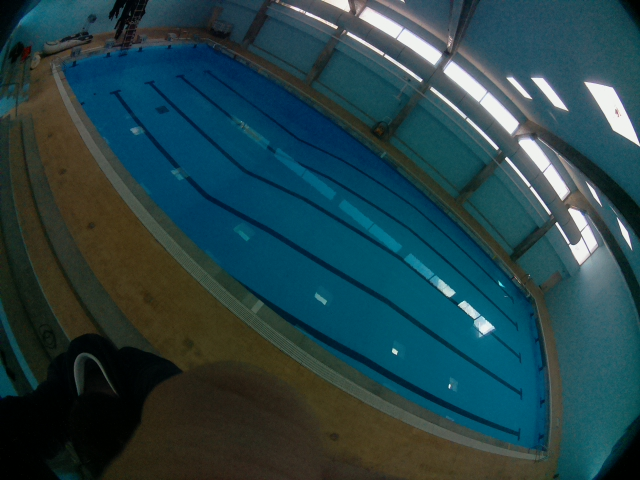
#> input picture images/pool/img06.jpg, 640 x 480 px
$ python fisheye_undistort_homography.py   (older library calls are emulated)
#> lines starting #> are read from the running program, lines starting #| are printed output that depends on the picture; long printed decimals are rounded
import cv2
import numpy as np

image_path = "../../images/pool/img06.jpg"
img = cv2.imread(image_path)
#> img is the input picture: shape (480, 640, 3); mean B, G, R 71.7, 66.7, 36.4

DIM = (640, 480)
K = np.array(
    [[275.39128969212095, 0.0, 320.5852839689208], [0.0, 275.6790638659298, 222.30555908161557], [0.0, 0.0, 1.0]])
D = np.array([[-0.059424647706354174], [0.04070772905851004], [-0.05191779330361861], [0.017710952492668797]])

dim1 = img.shape[:2][::-1]
#> dim1 = (640, 480)
dim2 = None
dim3 = None

balance = 0.9

if not dim2:
    dim2 = dim1
#> dim2 = (640, 480)
if not dim3:
    dim3 = dim1
#> dim3 = (640, 480)

scaled_K = K * dim1[0] / DIM[0]  # The values of K are to scale with image dimension.
scaled_K[2][2] = 1.0  # Except that K[2][2] is always 1.0

print(scaled_K)
#| [[275.391   0.         320.585]
#|  [  0.         275.679 222.306]
#|  [  0.           0.           1.        ]]

new_K = cv2.fisheye.estimateNewCameraMatrixForUndistortRectify(scaled_K, D, dim2, np.eye(3), balance=balance)

map1, map2 = cv2.fisheye.initUndistortRectifyMap(scaled_K, D, np.eye(3), new_K, dim3, cv2.CV_16SC2)
undistorted = cv2.remap(img, map1, map2, interpolation=cv2.INTER_LINEAR, borderMode=cv2.BORDER_CONSTANT)
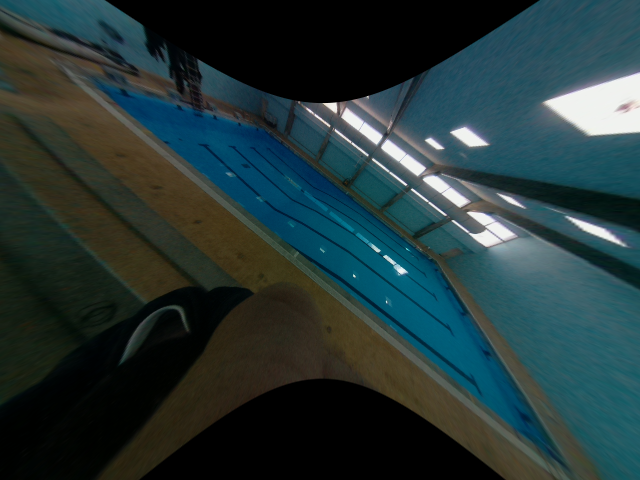
#> undistorted: shape (480, 640, 3); mean B, G, R 55.4, 54.6, 36.3

cv2.imshow("Undistorted", undistorted)


def print_coordinates(event, x_coord, y_coord, _, _1):
    if event == cv2.EVENT_LBUTTONDBLCLK:
        print(x_coord, y_coord)


cv2.setMouseCallback("Undistorted", print_coordinates)

src_points = np.array([[86, 78], [263, 129], [435, 262], [566, 469]])

length = 450
ratio = 10 / 25
width = length * ratio

initial_point = 80

dst_points = np.array([[initial_point, initial_point + width], [initial_point, initial_point],
                       [initial_point + length, initial_point],
                       [initial_point + length, initial_point + width]])

h, _ = cv2.findHomography(src_points, dst_points)

new_image = cv2.warpPerspective(undistorted, h, (undistorted.shape[1], undistorted.shape[0]))
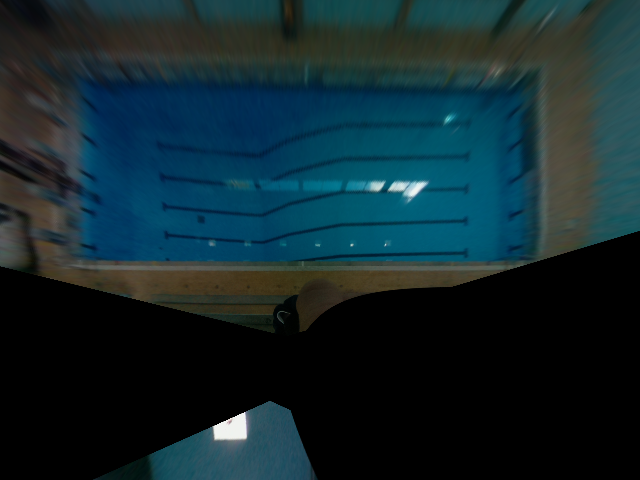
#> new_image: shape (480, 640, 3); mean B, G, R 45.5, 39.5, 17.9
cv2.imshow("homography", new_image)

cv2.waitKey(0)
cv2.destroyAllWindows()

$ run again, with images/pool/img01.jpg copied over images/pool/img06.jpg
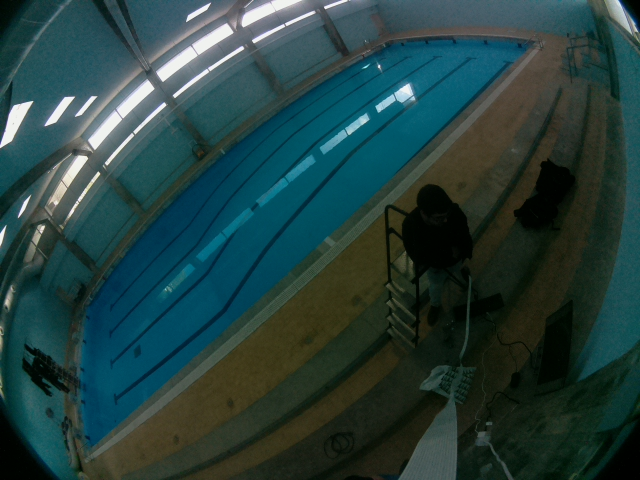
#> input picture images/pool/img01.jpg, 640 x 480 px
#> img is the input picture: shape (480, 640, 3); mean B, G, R 62.8, 64.6, 36.9
#| [[275.391   0.         320.585]
#|  [  0.         275.679 222.306]
#|  [  0.           0.           1.        ]]
#> `undistorted = cv2.remap(img, map1, map2, interpolation=cv2.INTER_LINEA..`:
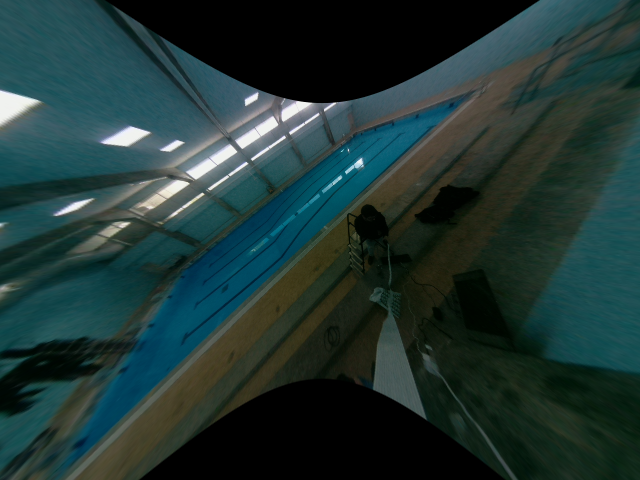
#> undistorted: shape (480, 640, 3); mean B, G, R 51.6, 53.7, 31.9
#> `new_image = cv2.warpPerspective(undistorted, h, (undistorted.shape[1],..`:
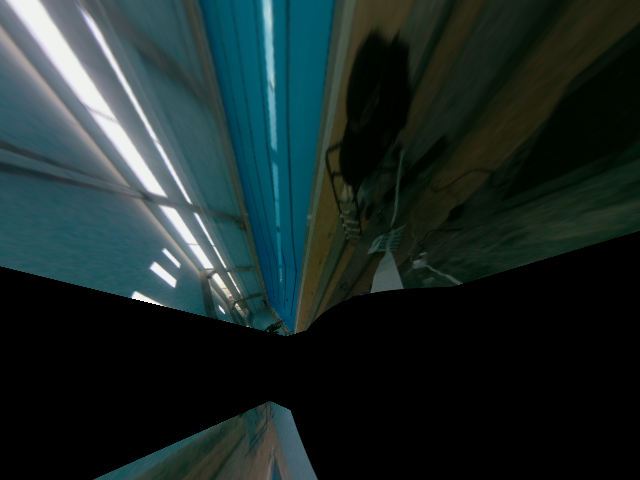
#> new_image: shape (480, 640, 3); mean B, G, R 40.8, 41.9, 27.2

$ run again, with images/pool/pool.jpeg copied over images/pool/img06.jpg
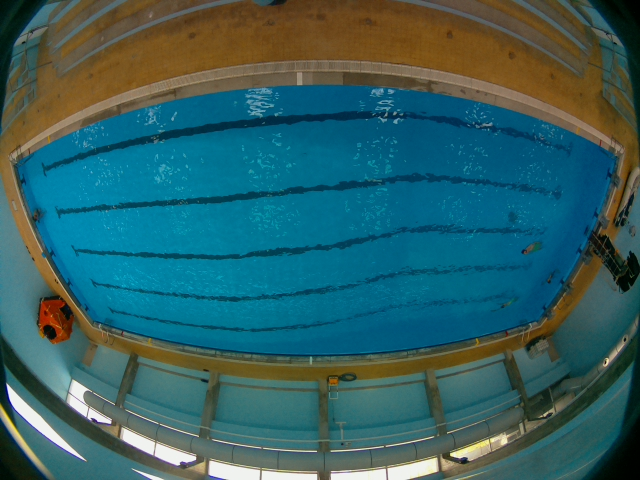
#> input picture images/pool/pool.jpeg, 640 x 480 px
#> img is the input picture: shape (480, 640, 3); mean B, G, R 99, 96.4, 49.9
#| [[275.391   0.         320.585]
#|  [  0.         275.679 222.306]
#|  [  0.           0.           1.        ]]
#> `undistorted = cv2.remap(img, map1, map2, interpolation=cv2.INTER_LINEA..`:
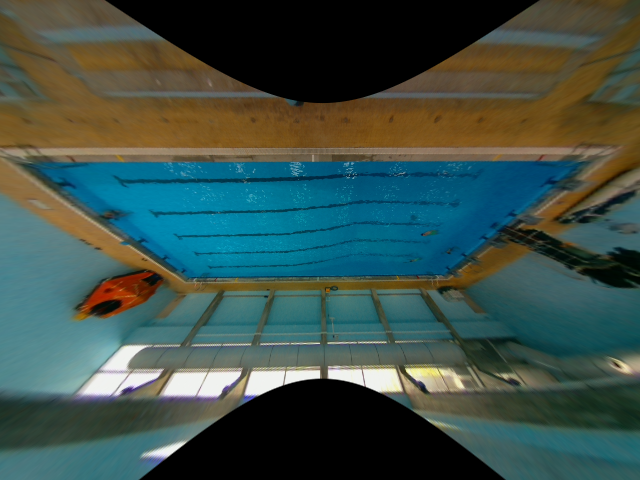
#> undistorted: shape (480, 640, 3); mean B, G, R 73.4, 79.8, 59.7
#> `new_image = cv2.warpPerspective(undistorted, h, (undistorted.shape[1],..`:
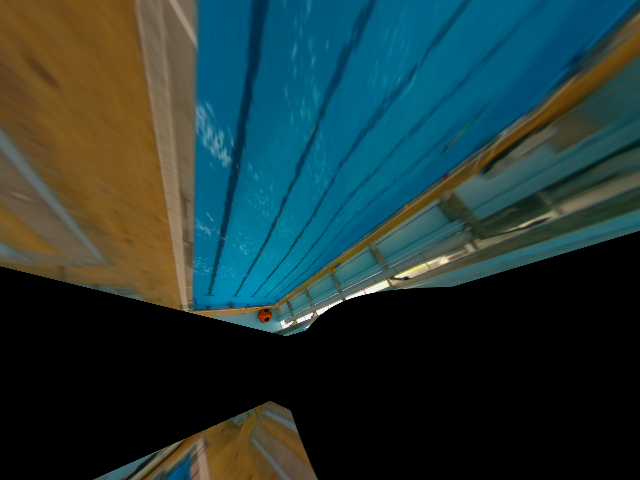
#> new_image: shape (480, 640, 3); mean B, G, R 54.8, 56, 33.2
